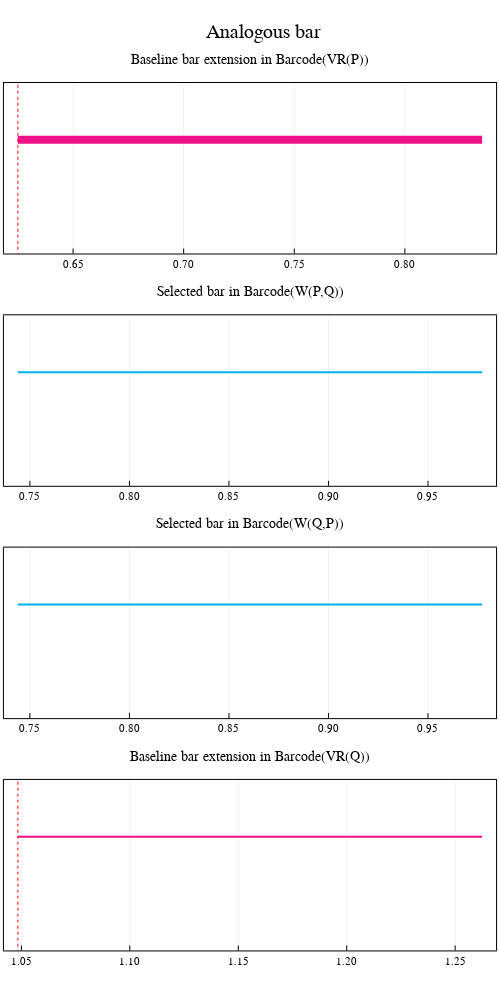

The code cell stored with this chart in its notebook:
### Code cell
plot_analogous_bars(extension_P, extension_Q, lw_VR_P = 8)

### Figure 1 — Plotly figure (JSON) as saved in the notebook; plotly's stock layout.template omitted (floating-point values rounded to 4 significant figures)
{"data": [{"colorbar": {"title": ""}, "hoverinfo": "text", "legendgroup": "y1", "line": {"color": "rgba(143, 143, 143, 1.000)", "dash": "solid", "shape": "linear", "width": 8}, "mode": "lines", "name": "y1", "showlegend": true, "text": ["class 1", "class 1"], "type": "scatter", "x": [0.625, 0.625], "xaxis": "x2", "y": [1, 1], "yaxis": "y2", "zmax": null, "zmin": null}, {"colorbar": {"title": ""}, "hoverinfo": "text", "legendgroup": "y2", "line": {"color": "rgba(238, 18, 137, 1.000)", "dash": "solid", "shape": "linear", "width": 8}, "mode": "lines", "name": "y2", "showlegend": true, "text": ["class 1", "class 1"], "type": "scatter", "x": [0.625, 0.8349], "xaxis": "x2", "y": [1, 1], "yaxis": "y2", "zmax": null, "zmin": null}, {"colorbar": {"title": ""}, "legendgroup": "y3", "line": {"color": "rgba(255, 0, 0, 1.000)", "dash": "dot", "shape": "linear", "width": 1}, "mode": "lines", "name": "y3", "showlegend": true, "type": "scatter", "x": [0.625, 0.625], "xaxis": "x2", "y": [-301, 302], "yaxis": "y2", "zmax": null, "zmin": null}, {"colorbar": {"title": ""}, "hoverinfo": "text", "legendgroup": "y1", "line": {"color": "rgba(0, 178, 238, 1.000)", "dash": "solid", "shape": "linear", "width": null}, "mode": "lines", "name": "y1", "showlegend": true, "text": ["class 1", "class 1"], "type": "scatter", "x": [0.744, 0.9772], "xaxis": "x3", "y": [1, 1], "yaxis": "y3", "zmax": null, "zmin": null}, {"colorbar": {"title": ""}, "hoverinfo": "text", "legendgroup": "y1", "line": {"color": "rgba(0, 178, 238, 1.000)", "dash": "solid", "shape": "linear", "width": null}, "mode": "lines", "name": "y1", "showlegend": true, "text": ["class 1", "class 1"], "type": "scatter", "x": [0.744, 0.9772], "xaxis": "x4", "y": [1, 1], "yaxis": "y4", "zmax": null, "zmin": null}, {"colorbar": {"title": ""}, "hoverinfo": "text", "legendgroup": "y1", "line": {"color": "rgba(143, 143, 143, 1.000)", "dash": "solid", "shape": "linear", "width": null}, "mode": "lines", "name": "y1", "showlegend": true, "text": ["class 1", "class 1"], "type": "scatter", "x": [1.048, 1.048], "xaxis": "x5", "y": [1, 1], "yaxis": "y5", "zmax": null, "zmin": null}, {"colorbar": {"title": ""}, "hoverinfo": "text", "legendgroup": "y2", "line": {"color": "rgba(238, 18, 137, 1.000)", "dash": "solid", "shape": "linear", "width": null}, "mode": "lines", "name": "y2", "showlegend": true, "text": ["class 1", "class 1"], "type": "scatter", "x": [1.048, 1.262], "xaxis": "x5", "y": [1, 1], "yaxis": "y5", "zmax": null, "zmin": null}, {"colorbar": {"title": ""}, "legendgroup": "y3", "line": {"color": "rgba(255, 0, 0, 1.000)", "dash": "dot", "shape": "linear", "width": 1}, "mode": "lines", "name": "y3", "showlegend": true, "type": "scatter", "x": [1.048, 1.048], "xaxis": "x5", "y": [-301, 302], "yaxis": "y5", "zmax": null, "zmin": null}], "layout": {"annotations": [{"font": {"color": "rgba(0, 0, 0, 1.000)", "family": "sans-serif", "size": 20}, "rotation": 0, "showarrow": false, "text": "Analogous bar", "x": 0.5267, "xanchor": "center", "xref": "paper", "y": 1, "yanchor": "top", "yref": "paper"}, {"font": {"color": "rgba(0, 0, 0, 1.000)", "family": "sans-serif", "size": 14}, "rotation": 0, "showarrow": false, "text": "Baseline bar extension in Barcode(VR(P))", "x": 0.5, "xanchor": "center", "xref": "paper", "y": 0.968, "yanchor": "top", "yref": "paper"}, {"font": {"color": "rgba(0, 0, 0, 1.000)", "family": "sans-serif", "size": 14}, "rotation": 0, "showarrow": false, "text": "Selected bar in Barcode(W(P,Q))", "x": 0.5, "xanchor": "center", "xref": "paper", "y": 0.726, "yanchor": "top", "yref": "paper"}, {"font": {"color": "rgba(0, 0, 0, 1.000)", "family": "sans-serif", "size": 14}, "rotation": 0, "showarrow": false, "text": "Selected bar in Barcode(W(Q,P))", "x": 0.5, "xanchor": "center", "xref": "paper", "y": 0.484, "yanchor": "top", "yref": "paper"}, {"font": {"color": "rgba(0, 0, 0, 1.000)", "family": "sans-serif", "size": 14}, "rotation": 0, "showarrow": false, "text": "Baseline bar extension in Barcode(VR(Q))", "x": 0.5, "xanchor": "center", "xref": "paper", "y": 0.242, "yanchor": "top", "yref": "paper"}], "height": 1000, "legend": {"bgcolor": "rgba(255, 255, 255, 1.000)", "bordercolor": "rgba(0, 0, 0, 1.000)", "font": {"color": "rgba(0, 0, 0, 1.000)", "family": "sans-serif", "size": 11}, "tracegroupgap": 0, "x": 1, "y": 1}, "margin": {"b": 20, "l": 0, "r": 0, "t": 20}, "paper_bgcolor": "rgba(255, 255, 255, 1.000)", "plot_bgcolor": "rgba(255, 255, 255, 1.000)", "showlegend": false, "width": 500, "xaxis1": {"anchor": "y1", "domain": [0.06121, 0.9921], "gridcolor": "rgba(0, 0, 0, 0.100)", "gridwidth": 0.5, "linecolor": "rgba(0, 0, 0, 1.000)", "mirror": false, "range": [0, 1], "showgrid": false, "showline": false, "showticklabels": false, "tickangle": 0, "tickcolor": "rgba(0, 0, 0, 0.000)", "tickfont": {"color": "rgba(0, 0, 0, 1.000)", "family": "sans-serif", "size": 11}, "tickmode": "array", "ticks": "inside", "ticktext": ["0.0", "0.2", "0.4", "0.6", "0.8", "1.0"], "tickvals": [0, 0.2, 0.4, 0.6, 0.8, 1], "title": "", "titlefont": {"color": "rgba(0, 0, 0, 1.000)", "family": "sans-serif", "size": 15}, "type": "-", "visible": true, "zeroline": false, "zerolinecolor": "rgba(0, 0, 0, 1.000)"}, "xaxis2": {"anchor": "y2", "domain": [0.007874, 0.9921], "gridcolor": "rgba(0, 0, 0, 0.100)", "gridwidth": 0.5, "linecolor": "rgba(0, 0, 0, 1.000)", "mirror": true, "range": [0.6187, 0.8412], "showgrid": true, "showline": true, "showticklabels": true, "tickangle": 0, "tickcolor": "rgb(0, 0, 0)", "tickfont": {"color": "rgba(0, 0, 0, 1.000)", "family": "sans-serif", "size": 11}, "tickmode": "array", "ticks": "inside", "ticktext": ["0.65", "0.70", "0.75", "0.80"], "tickvals": [0.65, 0.7, 0.75, 0.8], "title": "", "titlefont": {"color": "rgba(0, 0, 0, 1.000)", "family": "sans-serif", "size": 15}, "type": "-", "visible": true, "zeroline": false, "zerolinecolor": "rgba(0, 0, 0, 1.000)"}, "xaxis3": {"anchor": "y3", "domain": [0.007874, 0.9921], "gridcolor": "rgba(0, 0, 0, 0.100)", "gridwidth": 0.5, "linecolor": "rgba(0, 0, 0, 1.000)", "mirror": true, "range": [0.737, 0.9842], "showgrid": true, "showline": true, "showticklabels": true, "tickangle": 0, "tickcolor": "rgb(0, 0, 0)", "tickfont": {"color": "rgba(0, 0, 0, 1.000)", "family": "sans-serif", "size": 11}, "tickmode": "array", "ticks": "inside", "ticktext": ["0.75", "0.80", "0.85", "0.90", "0.95"], "tickvals": [0.75, 0.8, 0.85, 0.9, 0.95], "title": "", "titlefont": {"color": "rgba(0, 0, 0, 1.000)", "family": "sans-serif", "size": 15}, "type": "-", "visible": true, "zeroline": false, "zerolinecolor": "rgba(0, 0, 0, 1.000)"}, "xaxis4": {"anchor": "y4", "domain": [0.007874, 0.9921], "gridcolor": "rgba(0, 0, 0, 0.100)", "gridwidth": 0.5, "linecolor": "rgba(0, 0, 0, 1.000)", "mirror": true, "range": [0.737, 0.9842], "showgrid": true, "showline": true, "showticklabels": true, "tickangle": 0, "tickcolor": "rgb(0, 0, 0)", "tickfont": {"color": "rgba(0, 0, 0, 1.000)", "family": "sans-serif", "size": 11}, "tickmode": "array", "ticks": "inside", "ticktext": ["0.75", "0.80", "0.85", "0.90", "0.95"], "tickvals": [0.75, 0.8, 0.85, 0.9, 0.95], "title": "", "titlefont": {"color": "rgba(0, 0, 0, 1.000)", "family": "sans-serif", "size": 15}, "type": "-", "visible": true, "zeroline": false, "zerolinecolor": "rgba(0, 0, 0, 1.000)"}, "xaxis5": {"anchor": "y5", "domain": [0.007874, 0.9921], "gridcolor": "rgba(0, 0, 0, 0.100)", "gridwidth": 0.5, "linecolor": "rgba(0, 0, 0, 1.000)", "mirror": true, "range": [1.042, 1.269], "showgrid": true, "showline": true, "showticklabels": true, "tickangle": 0, "tickcolor": "rgb(0, 0, 0)", "tickfont": {"color": "rgba(0, 0, 0, 1.000)", "family": "sans-serif", "size": 11}, "tickmode": "array", "ticks": "inside", "ticktext": ["1.05", "1.10", "1.15", "1.20", "1.25"], "tickvals": [1.05, 1.1, 1.15, 1.2, 1.25], "title": "", "titlefont": {"color": "rgba(0, 0, 0, 1.000)", "family": "sans-serif", "size": 15}, "type": "-", "visible": true, "zeroline": false, "zerolinecolor": "rgba(0, 0, 0, 1.000)"}, "yaxis1": {"anchor": "x1", "domain": [0.968, 0.9766], "gridcolor": "rgba(0, 0, 0, 0.100)", "gridwidth": 0.5, "linecolor": "rgba(0, 0, 0, 1.000)", "mirror": false, "range": [0, 1], "showgrid": false, "showline": false, "showticklabels": false, "tickangle": 0, "tickcolor": "rgba(0, 0, 0, 0.000)", "tickfont": {"color": "rgba(0, 0, 0, 1.000)", "family": "sans-serif", "size": 11}, "tickmode": "array", "ticks": "inside", "ticktext": ["0.0", "0.2", "0.4", "0.6", "0.8", "1.0"], "tickvals": [0, 0.2, 0.4, 0.6, 0.8, 1], "title": "", "titlefont": {"color": "rgba(0, 0, 0, 1.000)", "family": "sans-serif", "size": 15}, "type": "-", "visible": true, "zeroline": false, "zerolinecolor": "rgba(0, 0, 0, 1.000)"}, "yaxis2": {"anchor": "x2", "domain": [0.7568, 0.9344], "gridcolor": "rgba(0, 0, 0, 0.100)", "gridwidth": 0.5, "linecolor": "rgba(0, 0, 0, 1.000)", "mirror": true, "range": [-1, 2], "showgrid": true, "showline": true, "showticklabels": true, "tickangle": 0, "tickcolor": "rgb(0, 0, 0)", "tickfont": {"color": "rgba(0, 0, 0, 1.000)", "family": "sans-serif", "size": 11}, "tickmode": "array", "ticks": "inside", "ticktext": [], "tickvals": [], "title": "", "titlefont": {"color": "rgba(0, 0, 0, 1.000)", "family": "sans-serif", "size": 15}, "type": "-", "visible": true, "zeroline": false, "zerolinecolor": "rgba(0, 0, 0, 1.000)"}, "yaxis3": {"anchor": "x3", "domain": [0.5148, 0.6924], "gridcolor": "rgba(0, 0, 0, 0.100)", "gridwidth": 0.5, "linecolor": "rgba(0, 0, 0, 1.000)", "mirror": true, "range": [-1, 2], "showgrid": true, "showline": true, "showticklabels": true, "tickangle": 0, "tickcolor": "rgb(0, 0, 0)", "tickfont": {"color": "rgba(0, 0, 0, 1.000)", "family": "sans-serif", "size": 11}, "tickmode": "array", "ticks": "inside", "ticktext": [], "tickvals": [], "title": "", "titlefont": {"color": "rgba(0, 0, 0, 1.000)", "family": "sans-serif", "size": 15}, "type": "-", "visible": true, "zeroline": false, "zerolinecolor": "rgba(0, 0, 0, 1.000)"}, "yaxis4": {"anchor": "x4", "domain": [0.2728, 0.4504], "gridcolor": "rgba(0, 0, 0, 0.100)", "gridwidth": 0.5, "linecolor": "rgba(0, 0, 0, 1.000)", "mirror": true, "range": [-1, 2], "showgrid": true, "showline": true, "showticklabels": true, "tickangle": 0, "tickcolor": "rgb(0, 0, 0)", "tickfont": {"color": "rgba(0, 0, 0, 1.000)", "family": "sans-serif", "size": 11}, "tickmode": "array", "ticks": "inside", "ticktext": [], "tickvals": [], "title": "", "titlefont": {"color": "rgba(0, 0, 0, 1.000)", "family": "sans-serif", "size": 15}, "type": "-", "visible": true, "zeroline": false, "zerolinecolor": "rgba(0, 0, 0, 1.000)"}, "yaxis5": {"anchor": "x5", "domain": [0.0308, 0.2084], "gridcolor": "rgba(0, 0, 0, 0.100)", "gridwidth": 0.5, "linecolor": "rgba(0, 0, 0, 1.000)", "mirror": true, "range": [-1, 2], "showgrid": true, "showline": true, "showticklabels": true, "tickangle": 0, "tickcolor": "rgb(0, 0, 0)", "tickfont": {"color": "rgba(0, 0, 0, 1.000)", "family": "sans-serif", "size": 11}, "tickmode": "array", "ticks": "inside", "ticktext": [], "tickvals": [], "title": "", "titlefont": {"color": "rgba(0, 0, 0, 1.000)", "family": "sans-serif", "size": 15}, "type": "-", "visible": true, "zeroline": false, "zerolinecolor": "rgba(0, 0, 0, 1.000)"}}}
